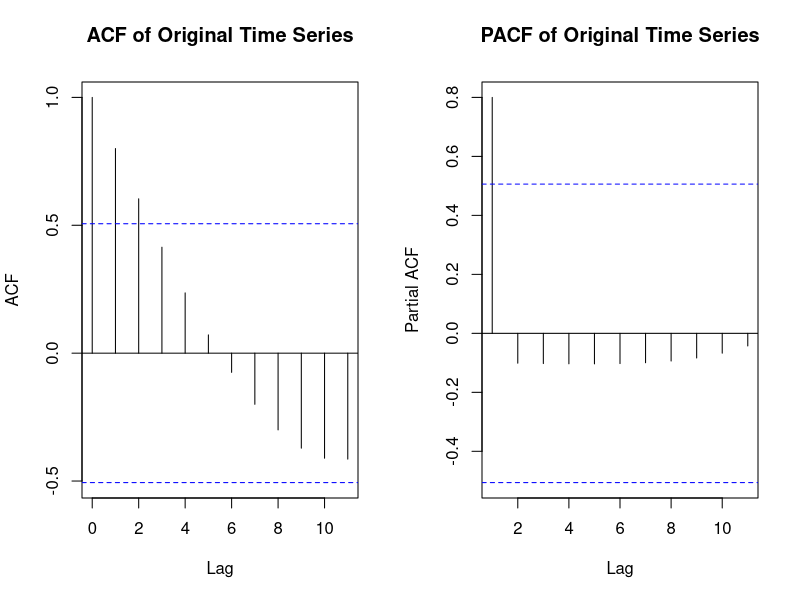

Recreate this plot in R. (Note: this script raises an error after producing the figure.)






















##2.3  -> Using the above time series data, perform the following tasks
#1. Plot the ACF and PACF of the original time series.
#2. Fit an ARMA(2,2) model to the data.
#3. Check the residual diagnostics of the fitted model.
#4. Forecast the next 10 values using the fitted model.
#5. Plot the original time series, the fitted values, and the forecasted values.

# Load necessary library
library(forecast)

# Create the time series data
time_series <- ts(c(100, 110, 120, 130, 140, 150, 160, 170, 180, 190, 200, 210, 220, 230, 240))

# Plot the ACF and PACF
par(mfrow = c(1, 2)) # Set up the plotting area
acf(time_series, main = "ACF of Original Time Series")
pacf(time_series, main = "PACF of Original Time Series")
# Standardize the time series data
time_series_scaled <- scale(time_series)
#################
# Automatically select the best ARMA model
auto_arma_model <- auto.arima(time_series)

# Display the summary of the model
summary(auto_arma_model)

############
adf_test <- adf.test(time_series)

# Display the result
print(adf_test)

# Apply log transformation to stabilize the variance
log_series <- log(time_series)

# Perform first-order differencing on the log-transformed series
log_series_diff <- diff(log_series, differences = 1)
# Fit an ARIMA(2,1,2) model on the log-transformed and differenced series
arma_model <- arima(log_series, order = c(2, 1, 2))

# Display the summary of the model
summary(arma_model)
# Plot the residual diagnostics
tsdiag(arma_model)

# Perform the Ljung-Box test
Box.test(residuals(arma_model), lag = 10, type = "Ljung-Box")
# Forecast the next 10 time points
forecast_values <- forecast::forecast(arma_model, h = 10)

# Display the forecasted values
print(forecast_values)

# Plot the original series and the forecast
#plot(forecast_values, main = "Original Series with Forecasts")
#lines(time_series, col = "black", lwd = 2)
##################################################
par(mfrow = c(1, 1), mar = c(5, 4, 4, 2) + 0.1)
# Plot the original series and the forecast with labels
plot(forecast_values, 
     main = "Original Series with Forecasts", 
     xlab = "Time", 
     ylab = "Sales", 
     col = "blue")  # Change color for better visibility
lines(time_series, col = "black", lwd = 2)  # Original series in black
legend("topleft", legend = c("Forecast", "Original Series"), col = c("blue", "black"), lty = 1, lwd = 2)


#Q2Q.2 
#Using the following time series data, perform the following tasks:
 # 1. Plot the ACF and PACF of the original time series.
#2. Fit an ARMA(1,1) model to the data.
#3. Check the residual diagnostics of the fitted model.
#4. Forecast the next 12 values using the fitted model.
#5. Plot the original time series, the fitted values, and the forecasted values.

#####################################

library(ggplot2)
# Create the time series data
sales_data <- c(500, 520, 540, 560, 580, 600, 620, 640, 660, 680, 700, 720)
time_series <- ts(sales_data, frequency = 4, start = c(1, 1))  # quarterly data

# Open a new plotting window with a larger size
par(mfrow = c(1, 2)) # Set up the plotting area
acf(time_series, main = "ACF of Sales Data")
pacf(time_series, main = "PACF of Sales Data")


# Fit an ARMA(1,1) model
arma_model <- arima(time_series, order = c(1, 0, 1))
summary(arma_model)

# Plot residual diagnostics
tsdiag(arma_model)

# Perform the Ljung-Box test
ljung_box_test <- Box.test(residuals(arma_model), lag = 10, type = "Ljung-Box")
print(ljung_box_test)

# Forecast the next 12 time points
forecast_values <- forecast(arma_model, h = 12)
print(forecast_values)
par(mfrow = c(1, 1), mar = c(5, 4, 4, 2) + 0.1)
# Plot the original series and the forecast
plot(forecast_values, main = "Sales Data with ARMA(1,1) Forecast", xlab = "Quarter", ylab = "Sales", ylim = c(490, 740))
lines(time_series, col = "black", lwd = 2)
legend("topleft", legend = c("Original", "Forecast"), col = c("black", "blue"), lty = 1)


